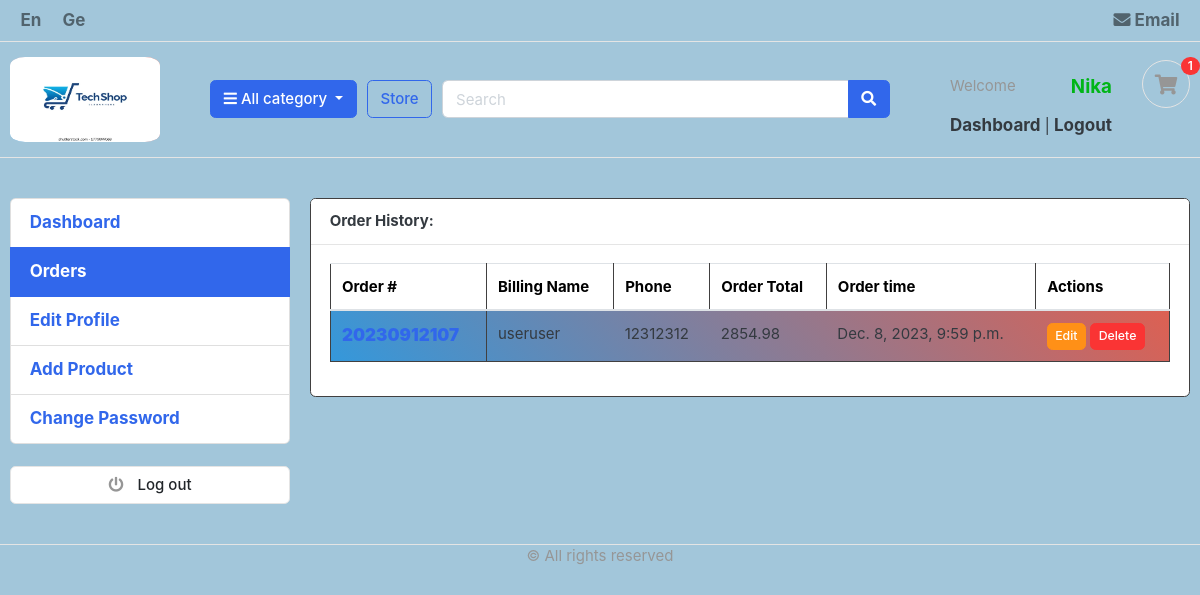
The app's page /accounts/my_orders/ (signed in), older data.
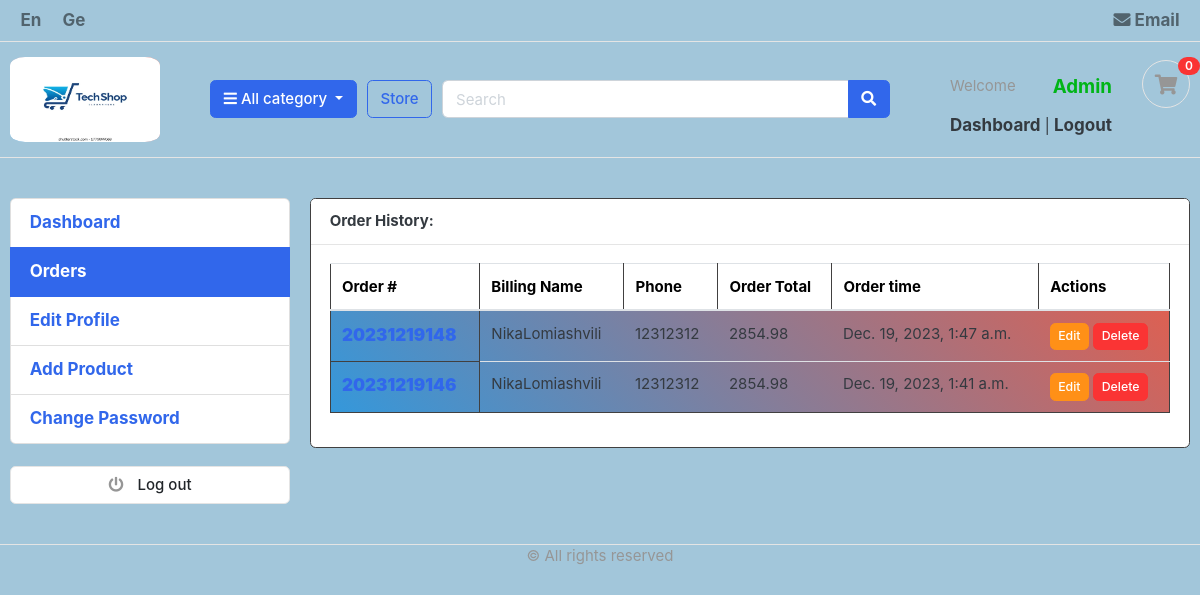
The same page, newer data.
### accounts/models.py (models this page shows, shortened)
class Account(AbstractBaseUser):
    first_name = models.CharField(max_length=50)
    last_name = models.CharField(max_length=50)
    username = models.CharField(max_length=50, unique=True)
    email = models.EmailField(max_length=50, unique=True)
    phone_number = models.CharField(max_length=50)
    date_joined = models.DateTimeField(auto_now_add=True)
    last_login = models.DateTimeField(auto_now_add=True)
    is_admin = models.BooleanField(default=False)
    is_staff = models.BooleanField(default=False)
    is_active = models.BooleanField(default=False)
    is_superadmin = models.BooleanField(default=False)
    USERNAME_FIELD = 'email'
    REQUIRED_FIELDS = ['username', 'first_name', 'last_name']
    objects = MyAccountManager()

### orders/models.py (models this page shows, shortened)
class Order(models.Model):
    STATUS= (
        ('New', 'New'),
        ('Accepted','Accepted'),
        ('Completed','Completed'),
        ('Canceled','Canceled'),
    )
    user=models.ForeignKey(Account, on_delete=models.SET_NULL, null=True)
    payment=models.ForeignKey(Payment, on_delete=models.SET_NULL, blank=True, null=True)
    orders_number=models.CharField(max_length=20)
    first_name=models.CharField(max_length=50)
    last_name=models.CharField(max_length=50)
    phone_number=models.CharField(max_length=20)
    email=models.EmailField(max_length=50)
    address=models.CharField(max_length=50)
    country=models.CharField(max_length=50)
    city=models.CharField(max_length=50)
    order_note=models.CharField(max_length=100,blank=True)
    order_total=models.FloatField()
    tax=models.FloatField()
    status=models.CharField(max_length=10, choices=STATUS, default='New')
    ip=models.CharField(blank=True, max_length=20)
    is_ordered=models.BooleanField(default=False)
    created_at=models.DateTimeField(auto_now_add=True)
    updated_at=models.DateTimeField(auto_now=True)
    def full_name(self):
        return f'{self.first_name}{self.last_name}'

### accounts/views.py (the view)
# urls.py: path('my_orders/', views.my_orders, name='my_orders'),
@login_required(login_url='login')
def my_orders(request):
     orders = Order.objects.filter(user=request.user, is_ordered=True).order_by('-created_at')
     context={
          'orders':orders,
     }
     return render(request, 'accounts/my_orders.html', context)

### cart/context_processors.py (called while the page is built)
def counter(request):
    cart_count=0
    if 'admin' in request.path:
        return {}
    else:
        try:
            cart = Cart.objects.filter(cart_id=_cart_id(request))
            if request.user.is_authenticated:
                cart_items = CartItem.objects.all().filter(user=request.user)
            else:
               cart_items= CartItem.objects.all().filter(cart=cart[:1])
            for cart_item in cart_items:
                cart_count+= cart_item.quantity
        except Cart.DoesNotExist:
            cart_count=0
    return dict(cart_count=cart_count)

### cart/views.py (called while the page is built)
def _cart_id(request):
    cart= request.session.session_key
    if not cart:
        cart = request.session.create()
    return cart

### category/context_processors.py (called while the page is built)
def menu_links(request):
    links = Category.objects.all()
    return dict(links=links)

### category/models.py (called while the page is built)
    def get_url(self):
        return reverse('products_by_category', args=[self.slug])

### templates/accounts/my_orders.html
{% extends 'base.html' %}
{% block content %}
<section class="section-content padding-y bg">
    <div class="container">
        <div class="row">
            {% include 'includes/dashboard_sidebar.html' %}
            <main class="col-md-9">
                <article class="card">
                    <header class="card-header d-flex">
                        <strong class="d-inline-block mr-3">Order History:</strong>
                    </header>
                    <div class="card-body">
                        <div class="row">
                            <div class="col-md-12">
                              <table class="table">
                                    <thead>
                                        <tr>
                                            <th scope="col">Order #</th>
                                            <th scope="col">Billing Name</th>
                                            <th scope="col">Phone</th>
                                            <th scope="col">Order Total</th>
                                            <th scope="col">Order time</th>
                                            <th scope="col">Actions</th>
                                        </tr>
                                    </thead>
                                    <tbody>
                                        {% for order in orders %}
                                            <tr>
                                                <th scope="row">
                                                    <a href="{% url 'order_detail' order.orders_number %}">{{ order.orders_number }}</a>
                                                </th>
                                                <td>{{ order.full_name }}</td>
                                                <td>{{ order.phone_number }}</td>
                                                <td>{{ order.order_total }}</td>
                                                <td>{{ order.created_at }}</td>
                                                <td>
                                                    <a href="{% url 'edit_order' orders_number=order.orders_number %}" class="btn btn-warning btn-sm">Edit</a>
                                                    <a href="{% url 'delete_order' orders_number=order.orders_number %}" class="btn btn-danger btn-sm">Delete</a>
                                                </td>
                                            </tr>
                                        {% endfor %}
                                    </tbody>
                                </table>
                            </div>
                        </div>
                    </div>
                </article>
            </main>
        </div>
    </div>
</section>
{% endblock %}

### templates/base.html (shortened to what this page needs)
{% load static  %}
<!DOCTYPE HTML>
<html lang="en">
<head>
<link href="{% static 'css/bootstrap.css' %}" rel="stylesheet" type="text/css"/>
<link href="{% static 'fonts/fontawesome/css/all.min.css' %}" type="text/css" rel="stylesheet">
<link href="{% static  'css/ui.css' %}"rel="stylesheet" type="text/css"/>
<link href="{% static  'css/responsive.css' %}" rel="stylesheet" media="only screen and (max-width: 1200px)" />
<link href="{% static  'css/style.css' %}"rel="stylesheet" type="text/css"/>
</head>
<body>
{% include 'includes/navbar.html' %}
{% block content %}
{% endblock %}
{% include 'includes/footer.html' %}

### templates/includes/navbar.html (shortened to what this page needs)
{% load static%}
<header class="section-header">
    <nav class="navbar p-md-0 navbar-expand-sm navbar-light border-bottom">
    <div class="container">
      <div class="collapse navbar-collapse" id="navbarTop4">
        {% load i18n %}
        <ul class="navbar-nav mr-auto">
            <li class="nav-item dropdown">
                <a href="#" class="nav-link">{% trans "En" %}</a>
            </li>
            <li class="nav-item dropdown">
                <a href="#" class="nav-link">{% trans "Ge" %}</a>
            </li>
        </ul>
        <ul class="navbar-nav">
            <li><a href="https://mail.google.com/mail/u/0/#inbox?compose=DmwnWsdMVpJfvjfzWgNDdfXLWMTVmQwBNMtqCvkmtnqQxRbQFDkQSmpfXlgSdlqWmlzFgVPtNVHl" class="nav-link"> <i class="fa fa-envelope"></i> Email </a></li>
        </ul>
      </div>
    </div>
    </nav>
    <section class="header-main border-bottom">
        <div class="container">
    <div class="row align-items-center">
        <div class="col-lg-2 col-md-3 col-6">
            <a href="{% url 'home' %}" class="brand-wrap">
                <img class="logo" src="{% static './images/logo1.png' %}" >
            </a>
        </div>
        <div class="col-lg col-sm col-md col-6 flex-grow-0">
            <div class="category-wrap dropdown d-inline-block float-right">
                <button type="button" class="btn btn-primary dropdown-toggle" data-toggle="dropdown">
                    <i class="fa fa-bars"></i> All category
                </button>
            </div>
        </div>
        <a href="{% url 'store' %}" class="btn btn-outline-primary">Store</a>
        <div class="col-lg  col-md-6 col-sm-12 col">
            <form action="{% url 'search' %}" class="search" method="GET">
                <div class="input-group w-100">
                    <input type="text" class="form-control" style="width:60%;" placeholder="Search" name="keyword">
                    <div class="input-group-append">
                      <button class="btn btn-primary" type="submit">
                        <i class="fa fa-search"></i>
                      </button>
                    </div>
                </div>
            </form>
        </div>
        <div class="col-lg-3 col-sm-6 col-8 order-2 order-lg-3">
                    <div class="d-flex justify-content-end mb-3 mb-lg-0">
                        {% if user.id is None %}
                        <div class="widget-header">
                            <small class="title text-muted">Welcome guest!</small>
                            <div>
                                <a href="{% url 'login' %}">Sign in</a> <span class="dark-transp"> | </span>
                                <a href="{% url 'register' %}">Register</a>
                            </div>
                        </div>
                        {% else %}
                        <div class="widget-header">
                            <div class="profile d-flex justify-content-between">
                                <p class="title text-muted mt-3">Welcome</p>
                                <h5 class="text-success text-capitalize mt-3">{{user.first_name }}</h5>
                            </div>
                            <div>
                                <a href="{% url 'dashboard' %}">Dashboard</a> <span class="dark-transp"> | </span>
                                <a href="{% url 'logout' %}">Logout</a>
                            </div>
                        </div>
                        {% endif%}
                        <a href="{% url 'cart' %}" class="widget-header pl-3 ml-3">
                            <div class="icon icon-sm rounded-circle border"><i class="fa fa-shopping-cart"></i></div>
                            <span class="badge badge-pill badge-danger notify">{{cart_count}}</span>
                        </a>
                    </div>
                </div>
    </div>
        </div>
    </section>
    </header>

### templates/includes/dashboard_sidebar.html
<aside class="col-md-3">
        <ul class="list-group">
            <a class="list-group-item {% if '/accounts/' == request.path %}active{% endif %}" href="{% url 'dashboard' %}"> Dashboard </a>
            <a class="list-group-item {% if '/my_orders/' in request.path %}active{% endif %}"  href="{% url 'my_orders' %}"> Orders </a>
            <a class="list-group-item {% if '/edit_profile/' in request.path %}active{% endif %}" href="{% url 'edit_profile' %}"> Edit Profile </a>
            <a class="list-group-item {% if '/add_product/' in request.path %}active{% endif %}" href="{% url 'add_product' %}"> Add Product </a>
            <a class="list-group-item {% if '/change_password/' in request.path %}active{% endif %}" href="{% url 'change_password' %}"> Change Password</a>
       </ul>
    <br>
    <a class="btn btn-light btn-block" href="{% url 'logout' %}"> <i class="fa fa-power-off"></i> <span class="text">Log out</span> </a>
</aside>

### templates/includes/footer.html
	<footer class="section-footer border-top d-flex justify-content-center">
		<div class="container">
					<p class="text-muted text-center"> &copy All rights reserved </p>
		</div>
	</footer>

### static/css/ui.css (style rules this page uses)
section, body,footer, header,.section-pagetop { background-color: #a2c6da; }
html { font-family: "Inter", sans-serif; font-size: 15px; }
.icon-xs, .icon-sm, .icon-md, .icon-lg { display: inline-block; text-align: center; flex-shrink: 0; flex-grow: 0; }
.icon-sm { width: 48px; height: 48px; line-height: 48px !important; font-size: 20px; }
.padding-y { padding-top: 40px; padding-bottom: 40px; }
article:after, .form-group:after { display: block; clear: both; content: ""; }
.bg { background-color: #f8f9fa; }
p:last-child { margin-bottom: 0; }
.header-main { position: relative; padding-top: 1rem; padding-bottom: 1rem; }
.brand-wrap .logo, .navbar-brand .logo { margin-right: 7px; max-height: 42px; display: inline-block; }
.widget-header { display: inline-block; vertical-align: middle; position: relative; }
.widget-header a { color: #343a40; }
.widget-header i { color: #969696; }
.widget-header .title { display: block; }
.widget-header .notify { position: absolute; top: -3px; right: -10px; }
.btn-light { background-color: #fff; border-color: #e4e4e4; }
.btn-light i { color: #969696; }
.btn i + .text { margin-left: 10px; }
.notify { position: absolute; top: -4px; right: -10px; display: inline-block; padding: 0.25em 0.6em; font-size: 12px; line-height: 1; text-align: center; border-radius: 3rem; color: #fff; background-color: #fa3434; }
.logo, tbody { min-width: 150px; min-height: 85px; border-radius: 10%; background: linear-gradient(45deg, #3498db, #dd6052); }
a { font-size: 17px; font-weight: bolder; }
.section-content { background-color: #a2c6da; }
th { font-size: 15px; font-weight: bolder; color: #000; }
.card,tr, th { border: 1px solid rgb(65, 64, 64); }

### static/css/style.css (style rules this page uses)
section, body,footer, header,.section-pagetop { background-color: #a2c6da; }
.logo, tbody { min-width: 150px; min-height: 85px; border-radius: 10%; background: linear-gradient(45deg, #3498db, #dd6052); }
a { font-size: 17px; font-weight: bolder; }
.section-content { background-color: #a2c6da; }
th { font-size: 15px; font-weight: bolder; color: #000; }
.card,tr, th { border: 1px solid rgb(65, 64, 64); }

Row changes from the older to the newer data that the page shows:
removed Order: orders_number "20230912107", full_name "useruser", phone_number "12312312", order_total "2854.98", created_at "Dec. 8, 2023, 9:59 p.m."
changed Account: first_name "Nika" → "Admin"
added Order: orders_number "20231219148", full_name "NikaLomiashvili", phone_number "12312312", order_total "2854.98", created_at "Dec. 19, 2023, 1:47 a.m."
added Order: orders_number "20231219146", full_name "NikaLomiashvili", phone_number "12312312", order_total "2854.98", created_at "Dec. 19, 2023, 1:41 a.m."
Text that changed along with them:
{{ cart_count }}: "1" → "0"
